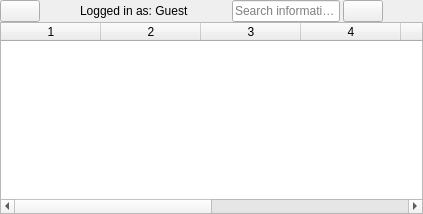
         <widget class="QWidget" name="mainView">
          <layout class="QVBoxLayout" name="verticalLayout_2">
           <property name="spacing">
            <number>0</number>
           </property>
           <property name="leftMargin">
            <number>0</number>
           </property>
           <property name="topMargin">
            <number>0</number>
           </property>
           <property name="rightMargin">
            <number>0</number>
           </property>
           <property name="bottomMargin">
            <number>0</number>
           </property>
           <item>
            <widget class="QFrame" name="menu_container">
             <property name="maximumSize">
              <size>
               <width>16777215</width>
               <height>50</height>
              </size>
             </property>
             <property name="frameShape">
              <enum>QFrame::NoFrame</enum>
             </property>
             <property name="frameShadow">
              <enum>QFrame::Raised</enum>
             </property>
             <layout class="QHBoxLayout" name="horizontalLayout_2">
              <property name="spacing">
               <number>0</number>
              </property>
              <property name="leftMargin">
               <number>0</number>
              </property>
              <property name="topMargin">
               <number>0</number>
              </property>
              <property name="rightMargin">
               <number>0</number>
              </property>
              <property name="bottomMargin">
               <number>0</number>
              </property>
              <item>
               <widget class="QFrame" name="button_container">
                <property name="frameShape">
                 <enum>QFrame::NoFrame</enum>
                </property>
                <property name="frameShadow">
                 <enum>QFrame::Raised</enum>
                </property>
                <layout class="QHBoxLayout" name="horizontalLayout_3">
                 <property name="spacing">
                  <number>3</number>
                 </property>
                 <property name="leftMargin">
                  <number>0</number>
                 </property>
                 <property name="topMargin">
                  <number>0</number>
                 </property>
                 <property name="rightMargin">
                  <number>0</number>
                 </property>
                 <property name="bottomMargin">
                  <number>0</number>
                 </property>
                 <item>
                  <widget class="QPushButton" name="login_button">
                   <property name="toolTip">
                    <string>Login</string>
                   </property>
                   <property name="text">
                    <string/>
                   </property>
                   <property name="icon">
                    <iconset>
                     <normaloff>../icons/outline_login_white_24dp.png</normaloff>../icons/outline_login_white_24dp.png</iconset>
                   </property>
                   <property name="iconSize">
                    <size>
                     <width>24</width>
                     <height>24</height>
                    </size>
                   </property>
                  </widget>
                 </item>
                </layout>
               </widget>
              </item>
              <item>
               <widget class="QFrame" name="search_container">
                <property name="frameShape">
                 <enum>QFrame::NoFrame</enum>
                </property>
                <property name="frameShadow">
                 <enum>QFrame::Raised</enum>
                </property>
                <layout class="QHBoxLayout" name="horizontalLayout_4">
                 <property name="spacing">
                  <number>3</number>
                 </property>
                 <property name="leftMargin">
                  <number>0</number>
                 </property>
                 <property name="topMargin">
                  <number>0</number>
                 </property>
                 <property name="rightMargin">
                  <number>0</number>
                 </property>
                 <property name="bottomMargin">
                  <number>0</number>
                 </property>
                 <item>
                  <spacer name="horizontalSpacer_15">
                   <property name="orientation">
                    <enum>Qt::Horizontal</enum>
                   </property>
                   <property name="sizeHint" stdset="0">
                    <size>
                     <width>40</width>
                     <height>20</height>
                    </size>
                   </property>
                  </spacer>
                 </item>
                 <item>
                  <widget class="QLabel" name="label">
                   <property name="text">
                    <string>Logged in as: Guest</string>
                   </property>
                  </widget>
                 </item>
                 <item>
                  <spacer name="horizontalSpacer">
                   <property name="orientation">
                    <enum>Qt::Horizontal</enum>
                   </property>
                   <property name="sizeHint" stdset="0">
                    <size>
                     <width>40</width>
                     <height>20</height>
                    </size>
                   </property>
                  </spacer>
                 </item>
                 <item>
                  <widget class="QLineEdit" name="search_bar">
                   <property name="placeholderText">
                    <string>Search information...</string>
                   </property>
                  </widget>
                 </item>
                 <item>
                  <widget class="QPushButton" name="search_button">
                   <property name="toolTip">
                    <string>Search</string>
                   </property>
                   <property name="text">
                    <string/>
                   </property>
                   <property name="icon">
                    <iconset>
                     <normaloff>../icons/outline_search_white_24dp.png</normaloff>../icons/outline_search_white_24dp.png</iconset>
                   </property>
                   <property name="iconSize">
                    <size>
                     <width>24</width>
                     <height>24</height>
                    </size>
                   </property>
                  </widget>
                 </item>
                 <item>
                  <spacer name="horizontalSpacer_2">
                   <property name="orientation">
                    <enum>Qt::Horizontal</enum>
                   </property>
                   <property name="sizeHint" stdset="0">
                    <size>
                     <width>40</width>
                     <height>20</height>
                    </size>
                   </property>
                  </spacer>
                 </item>
                </layout>
               </widget>
              </item>
             </layout>
            </widget>
           </item>
           <item>
            <widget class="QFrame" name="body_container">
             <property name="frameShape">
              <enum>QFrame::NoFrame</enum>
             </property>
             <property name="frameShadow">
              <enum>QFrame::Raised</enum>
             </property>
             <layout class="QVBoxLayout" name="verticalLayout_3">
              <property name="spacing">
               <number>0</number>
              </property>
              <property name="leftMargin">
               <number>0</number>
              </property>
              <property name="topMargin">
               <number>0</number>
              </property>
              <property name="rightMargin">
               <number>0</number>
              </property>
              <property name="bottomMargin">
               <number>0</number>
              </property>
              <item>
               <widget class="QTableWidget" name="courses_table">
                <property name="editTriggers">
                 <set>QAbstractItemView::NoEditTriggers</set>
                </property>
                <property name="alternatingRowColors">
                 <bool>true</bool>
                </property>
                <property name="selectionBehavior">
                 <enum>QAbstractItemView::SelectRows</enum>
                </property>
                <property name="showGrid">
                 <bool>false</bool>
                </property>
                <property name="cornerButtonEnabled">
                 <bool>false</bool>
                </property>
                <property name="columnCount">
                 <number>8</number>
                </property>
                <attribute name="verticalHeaderVisible">
                 <bool>false</bool>
                </attribute>
                <column/>
                <column/>
                <column/>
                <column/>
                <column/>
                <column/>
                <column/>
                <column/>
               </widget>
              </item>
             </layout>
            </widget>
           </item>
          </layout>
         </widget>
